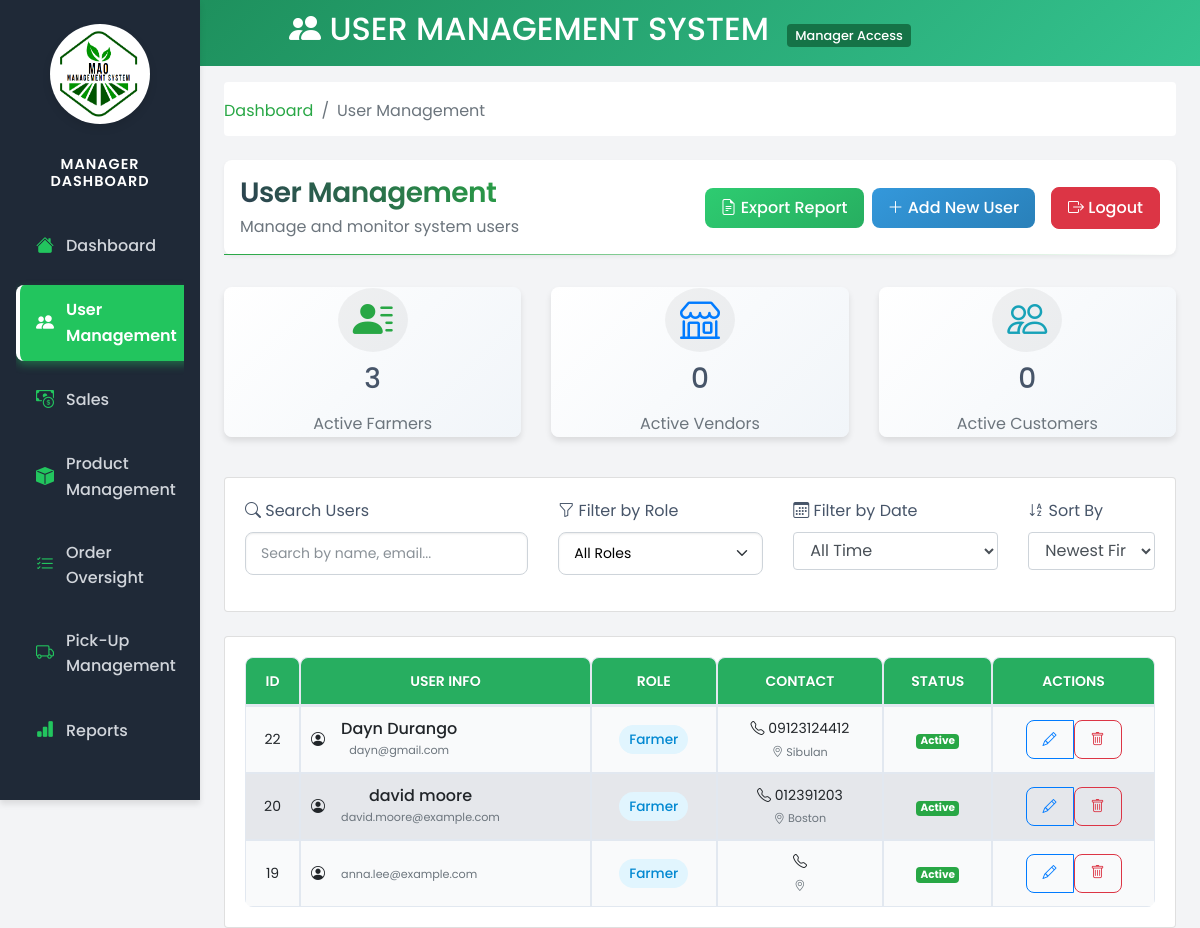
The page /views/manager/manager-user-management.php (signed in) on the database as committed earlier.
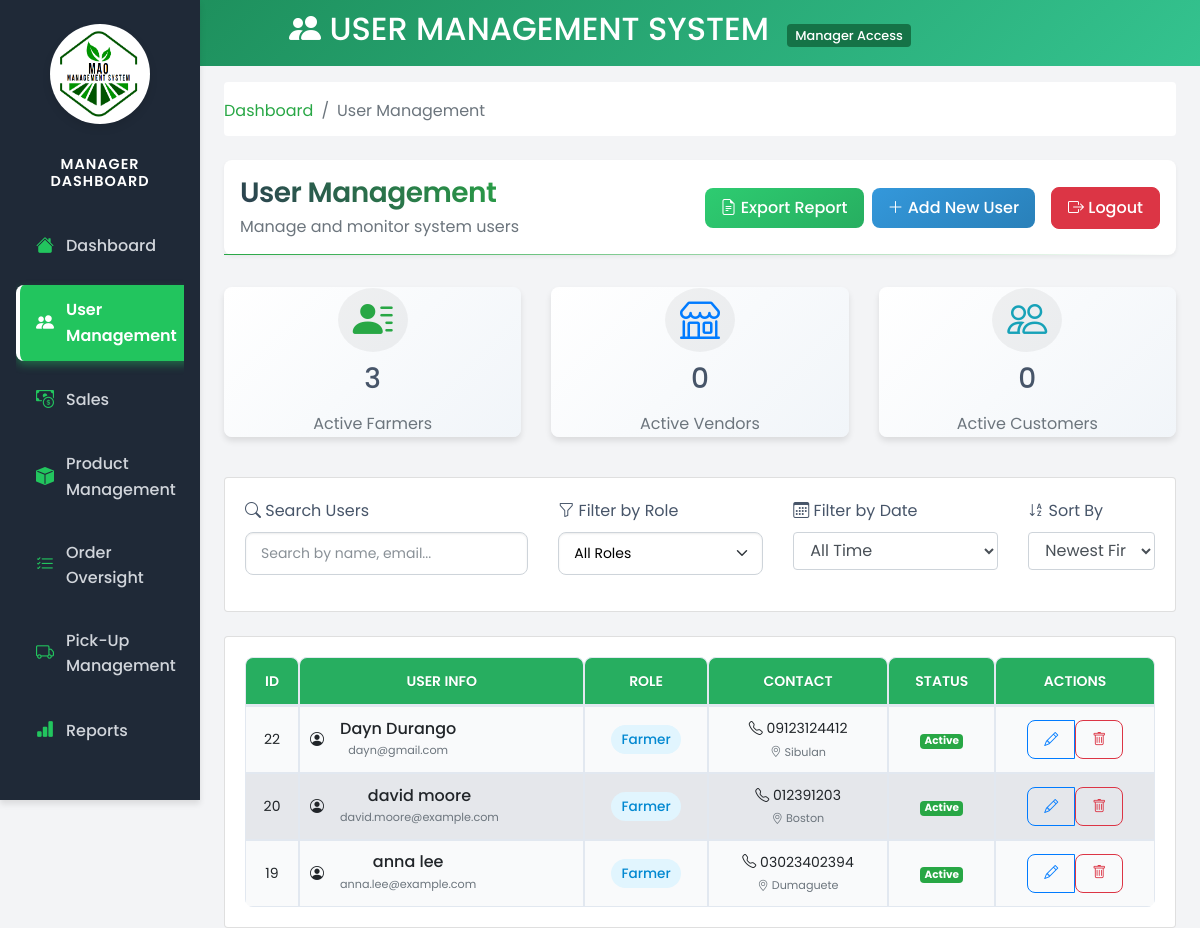
The same page on the database as committed later.
### tables this page shows
CREATE TABLE `users` (
  `user_id` int(11) NOT NULL,
  `username` varchar(50) NOT NULL,
  `password` varchar(255) NOT NULL,
  `email` varchar(100) NOT NULL,
  `role_id` int(11) DEFAULT NULL,
  `created_at` timestamp NOT NULL DEFAULT current_timestamp(),
  `updated_at` timestamp NOT NULL DEFAULT current_timestamp() ON UPDATE current_timestamp(),
  `first_name` varchar(100) NOT NULL,
  `last_name` varchar(100) NOT NULL,
  `contact_number` varchar(20) DEFAULT NULL,
  `address` text DEFAULT NULL
);

CREATE TABLE `roles` (
  `role_id` int(11) NOT NULL,
  `role_name` varchar(50) NOT NULL
);

### models/user.php (called while the page is built, shortened)
<?php
require_once 'Database.php';
class User
{
    private $conn;
    public function __construct()
    {
        $database = new Database();
        $this->conn = $database->connect();
    }
    public function getUsersByRoles($roles) {
        try {
            $placeholders = str_repeat('?,', count($roles) - 1) . '?';
            $query = "SELECT u.*, r.role_name
                     FROM users u
                     JOIN roles r ON u.role_id = r.role_id
                     WHERE r.role_name IN ($placeholders)
                     ORDER BY u.user_id DESC";
            $stmt = $this->conn->prepare($query);
            $stmt->execute($roles);
            return $stmt->fetchAll(PDO::FETCH_ASSOC);
        } catch (PDOException $e) {
            error_log("Error fetching users by roles: " . $e->getMessage());
            return [];
        }
    }
    public function getRolesByType($roleTypes) {
        try {
            $placeholders = str_repeat('?,', count($roleTypes) - 1) . '?';
            $query = "SELECT * FROM roles WHERE role_name IN ($placeholders)";
            $stmt = $this->conn->prepare($query);
            $stmt->execute($roleTypes);
            return $stmt->fetchAll(PDO::FETCH_ASSOC);
        } catch (PDOException $e) {
            error_log("Error fetching roles by type: " . $e->getMessage());
            return [];
        }
    }
}
?>

### models/database.php (called while the page is built)
<?php
class Database {
    private $host = 'localhost';
    private $db = 'farmersmarketdb';
    private $user = 'root';
    private $pass = '';
    private $charset = 'utf8mb4';
    public $conn;
    public function connect() {
        if ($this->conn === null) {
            try {
                $dsn = "mysql:host=$this->host;dbname=$this->db;charset=$this->charset";
                $this->conn = new PDO($dsn, $this->user, $this->pass);
                $this->conn->setAttribute(PDO::ATTR_ERRMODE, PDO::ERRMODE_EXCEPTION);
            } catch (PDOException $e) {
                echo 'Connection failed: ' . $e->getMessage();
                exit;
            }
        }
        return $this->conn;
    }
}
?>

### views/manager/manager-user-management.php (the view, shortened to what the changed rows need)
<?php
require_once '../../models/User.php';
$userClass = new User();
$users = $userClass->getUsersByRoles(['Farmer', 'Vendor', 'Customer']);
$roles = $userClass->getRolesByType(['Farmer', 'Vendor', 'Customer']);
?>
<!DOCTYPE html>
<html lang="en">
<head>
    <link href="https://stackpath.bootstrapcdn.com/bootstrap/4.5.2/css/bootstrap.min.css" rel="stylesheet">
    <link href="https://cdn.jsdelivr.net/npm/bootstrap-icons/font/bootstrap-icons.css" rel="stylesheet">
    <link rel="stylesheet" href="../../public/style/admin.css">
    <link rel="stylesheet" href="../../public/style/admin-sidebar.css">
    <link rel="stylesheet" href="../../public/style/user-management.css">
</head>
<body>
    <div class="manager-header text-center">
        <h2><i class="bi bi-people-fill"></i> USER MANAGEMENT SYSTEM <span class="manager-badge">Manager Access</span></h2>
    </div>
    <div class="container-fluid">
        <div class="row">
            <main role="main" class="col-md-9 ml-sm-auto col-lg-10 px-4">
                <div class="page-header d-flex justify-content-between align-items-center">
                    <div>
                        <h1 class="h2 mb-1">User Management</h1>
                    </div>
                </div>
                <div class="card">
                    <div class="card-body">
                        <div class="table-responsive">
                            <table class="table table-hover">
                                <thead>
                                    <tr>
                                        <th>ID</th>
                                        <th>User Info</th>
                                        <th>Role</th>
                                        <th>Contact</th>
                                        <th>Status</th>
                                        <th>Actions</th>
                                    </tr>
                                </thead>
                                <tbody>
                                    <?php foreach ($users as $user): ?>
                                    <tr>
                                        <td><?= $user['user_id'] ?></td>
                                        <td>
                                            <div class="d-flex align-items-center">
                                                <div class="user-avatar mr-3">
                                                    <i class="bi bi-person-circle"></i>
                                                </div>
                                                <div>
                                                    <h6 class="mb-0"><?= htmlspecialchars($user['first_name'] . ' ' . $user['last_name']) ?></h6>
                                                    <small class="text-muted"><?= htmlspecialchars($user['email']) ?></small>
                                                </div>
                                            </div>
                                        </td>
                                        <td>
                                            <?php
                                            $roleName = "";
                                            foreach ($roles as $role) {
                                                if ($role['role_id'] == $user['role_id']) {
                                                    $roleName = $role['role_name'];
                                                    break;
                                                }
                                            }
                                            ?>
                                            <span class="role-badge <?= $roleName ?>"><?= $roleName ?></span>
                                        </td>
                                        <td>
                                            <div>
                                                <i class="bi bi-telephone"></i> <?= htmlspecialchars($user['contact_number']) ?>
                                            </div>
                                            <small class="text-muted">
                                                <i class="bi bi-geo-alt"></i> <?= htmlspecialchars($user['address']) ?>
                                            </small>
                                        </td>
                                        <td>
                                            <span class="badge badge-success">Active</span>
                                        </td>
                                        <td>
                                            <div class="btn-group">
                                                <button class="btn btn-sm btn-outline-primary edit-btn"
                                                        data-user-id="<?= $user['user_id'] ?>"
                                                        data-username="<?= htmlspecialchars($user['username']) ?>"
                                                        data-email="<?= htmlspecialchars($user['email']) ?>"
                                                        data-role-id="<?= $user['role_id'] ?>"
                                                        data-first-name="<?= htmlspecialchars($user['first_name']) ?>"
                                                        data-last-name="<?= htmlspecialchars($user['last_name']) ?>"
                                                        data-contact-number="<?= htmlspecialchars($user['contact_number']) ?>"
                                                        data-address="<?= htmlspecialchars($user['address']) ?>">
                                                    <i class="bi bi-pencil"></i>
                                                </button>
                                                <form method="POST" class="d-inline">
                                                    <button type="submit" name="delete_user" class="btn btn-sm btn-outline-danger"
                                                            onclick="return confirm('Are you sure you want to delete this user?');">
                                                        <i class="bi bi-trash"></i>
                                                    </button>
                                                </form>
                                            </div>
                                        </td>
                                    </tr>
                                    <?php endforeach; ?>
                                </tbody>
                            </table>
                        </div>
                    </div>
                </div>
            </main>
        </div>
    </div>
</body>
</html>

Rows that differ between the two databases and show on the page:
changed users "anna.lee@example.com": first_name+last_name (not shown) → "anna lee"; contact_number (not shown) → "03023402394"; address (not shown) → "Dumaguete"
